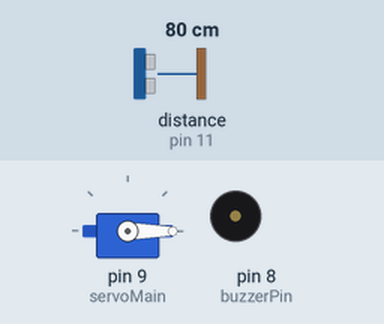
This sketch was run on a simulated Arduino Uno, built with avr-gcc and run on an emulated ATmega328P. Parts: servo, buzzer (waves = sounding, pin HIGH). Wiring (inferred from the names in the program): ultrasonic range finder: trigger pin 10; echo pin 11. Inputs (shaded band) come from the test bench; at power-on: distance to the obstacle (sensor on pin 11) 80 cm. The echo pulse lasts 58.3 µs per cm; pins used as bus, display or sensor lines are not drawn.

Above: at 1.2 s.
1.3 s: distance to the obstacle (sensor on pin 11) set to 14 cm
2.8 s: distance to the obstacle (sensor on pin 11) set to 11 cm
At 4.0 s:
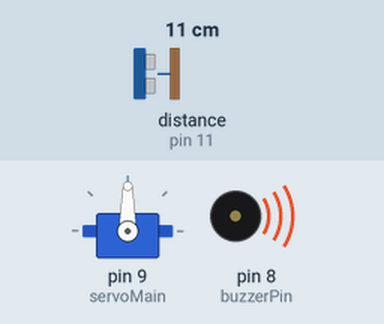
4.3 s: distance to the obstacle (sensor on pin 11) set to 18 cm
At 7.06 s:
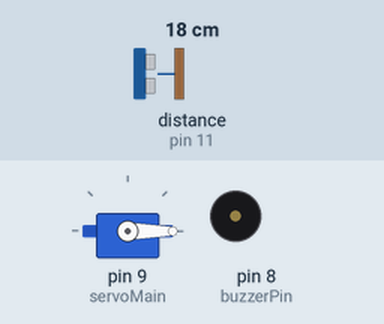
7.3 s: distance to the obstacle (sensor on pin 11) set to 2 cm
At 7.7 s:
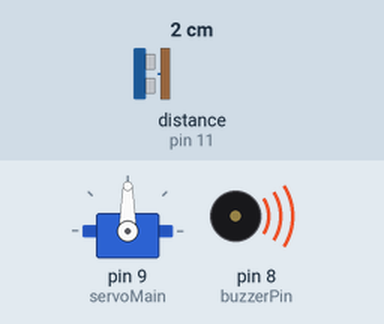
Timing chart, 0 to 9.8 s (numbered marks = the images above; inputs shaded):
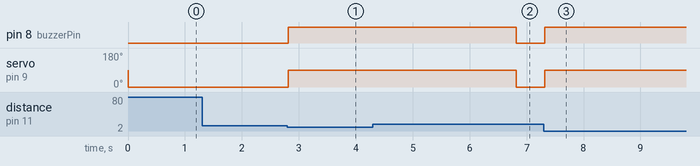

The sketch:

railway_gate.ino
```cpp
#include <Servo.h>

Servo servoMain; // Define our Servo

int trigpin = 10;
int echopin = 11;
int buzzerPin = 8; // Define buzzer pin

int distance;
float duration;
float cm;

void setup()
{
   servoMain.attach(9); // servo on digital pin 9
   pinMode(trigpin, OUTPUT);
   pinMode(echopin, INPUT);
   pinMode(buzzerPin, OUTPUT); // Set buzzer as output
}

void loop()
{
  digitalWrite(trigpin, LOW);
  delay(1);

  digitalWrite(trigpin, HIGH);
  delayMicroseconds(50);
  digitalWrite(trigpin, LOW);

  duration = pulseIn(echopin, HIGH);

  cm = (duration / 68.82);
  distance = cm;

  if(distance < 10)
  {
    servoMain.write(90); // Close gate
    digitalWrite(buzzerPin, HIGH); // Buzzer ON
    delay(4000);
  }
  else
  {
    servoMain.write(0); // Open gate
    digitalWrite(buzzerPin, LOW); // Buzzer OFF
    delay(20);
  }
}
```

Measured:
- the behaviour switches between 13 and 12 cm on distance to the obstacle (sensor on pin 11) (found by bisection; images 0 and 1)
- after the input at 1.3 s, every drawn part: stays the same
- after the input at 2.8 s, pin 8 (buzzerPin): LOW → HIGH at once; servo on pin 9 (servoMain): 0° → 90° at once
- after the input at 4.3 s, pin 8 (buzzerPin): HIGH → LOW after 2.5 s; servo on pin 9 (servoMain): 90° → 0° after 2.5 s
- after the input at 7.3 s, pin 8 (buzzerPin): LOW → HIGH at once; servo on pin 9 (servoMain): 0° → 90° at once
